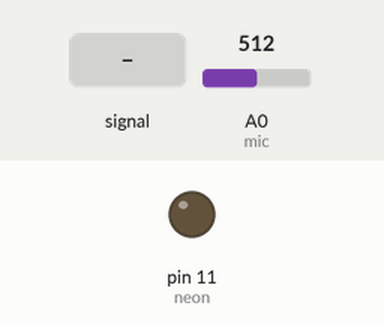
Simulated run of this sketch. Board: Arduino Uno, built with avr-gcc and run on an emulated ATmega328P. On the bench: output pins drawn as LEDs (lit = HIGH). The test bench sets the inputs (shaded band); at power-on: A0 (mic) = 512.

Above: at 1.2 s.
1.3 s: A0 (mic) fed a 2 Hz sine of ±306 counts around its level
At 1.46 s:
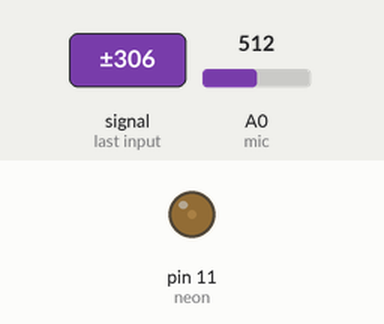
4.3 s: A0 (mic) set to 716
5.8 s: A0 (mic) fed a 50 Hz sine of ±306 counts around its level
At 7.0 s:
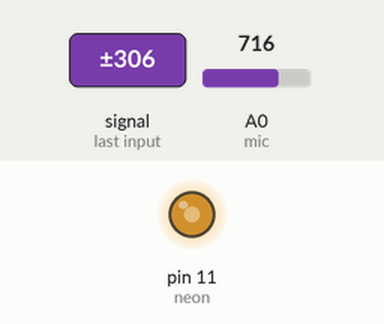
7.3 s: A0 (mic) set to 122
At 8.4 s:
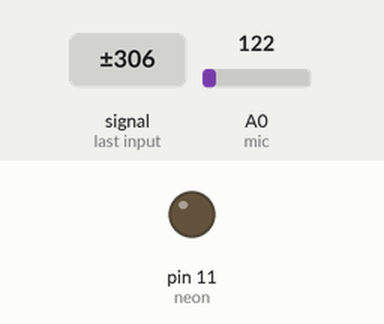
Timing chart, 0 to 9.8 s (numbered marks = the images above; inputs shaded):
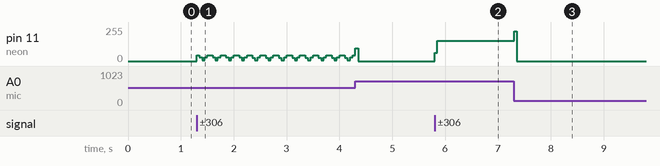

The sketch:

neon-mic-brightness.ino
```cpp
/*
 * LIGHT UP NEON IN PROPORTION TO SOUND

 neon transformer on digital 11~
 microphone on analog 0

 microphone could be https://www.adafruit.com/products/1063 or https://www.adafruit.com/products/1713
 */

int mic = 0; // microphone on analog 0

int neon = 11;           // the pin that the neon transformer is attached to
int brightness = 0;    // how bright the neon will be

// the setup routine runs once when you press reset:
void setup() {
  // declare pin 9 to be an output:
  pinMode(neon, OUTPUT);
}

// the loop routine runs over and over again forever:
void loop() {

  // read sound level from mic for 50 milliseconds
  const int sampleTime = 50;
  unsigned long startTime = millis();

  unsigned int peakToPeak = 0, signalMin = 1024, signalMax = 0;

  while (millis() - startTime < sampleTime) {
    unsigned int sample = analogRead(mic);

    if (sample > 1023) {
      // ignore spurious input
    }

    else if (sample < signalMin) {
      signalMin = sample;
    }

    else if (sample > signalMax) {
      signalMax = sample;
    }
  }

  // since sample is from 0 to 1023, the largest possible peak difference is 1023
  peakToPeak = signalMax - signalMin;

  // brightness is 0 to 255 so divide by 4

  // set the brightness of neon controller
  brightness = peakToPeak / 4;
  analogWrite(neon, brightness);

}
```

Measured:
- after the input at 5.8 s, pin 11 (neon): 0/255 → 153/255 at once
- after the input at 7.3 s, pin 11 (neon): 153/255 → 0/255 at once
